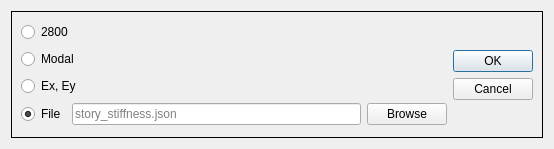
<?xml version="1.0" encoding="UTF-8"?>
<ui version="4.0">
 <class>show_stiffness</class>
 <widget class="QDialog" name="show_stiffness">
  <property name="geometry">
   <rect>
    <x>0</x>
    <y>0</y>
    <width>554</width>
    <height>149</height>
   </rect>
  </property>
  <property name="sizePolicy">
   <sizepolicy hsizetype="Fixed" vsizetype="Fixed">
    <horstretch>0</horstretch>
    <verstretch>0</verstretch>
   </sizepolicy>
  </property>
  <property name="font">
   <font>
    <family>Arial</family>
    <pointsize>9</pointsize>
    <weight>50</weight>
    <bold>false</bold>
   </font>
  </property>
  <property name="windowTitle">
   <string>Choose Calculating Story Stiffness Ways</string>
  </property>
  <layout class="QHBoxLayout" name="horizontalLayout">
   <item>
    <layout class="QVBoxLayout" name="verticalLayout_2">
     <item>
      <widget class="QFrame" name="frame">
       <property name="frameShape">
        <enum>QFrame::Box</enum>
       </property>
       <property name="frameShadow">
        <enum>QFrame::Plain</enum>
       </property>
       <layout class="QHBoxLayout" name="horizontalLayout_3">
        <item>
         <layout class="QVBoxLayout" name="verticalLayout">
          <item>
           <widget class="QRadioButton" name="radio_button_2800">
            <property name="text">
             <string>2800</string>
            </property>
            <property name="checked">
             <bool>false</bool>
            </property>
           </widget>
          </item>
          <item>
           <widget class="QRadioButton" name="radio_button_modal">
            <property name="text">
             <string>Modal</string>
            </property>
           </widget>
          </item>
          <item>
           <widget class="QRadioButton" name="radio_button_earthquake">
            <property name="text">
             <string>Ex, Ey</string>
            </property>
           </widget>
          </item>
          <item>
           <layout class="QHBoxLayout" name="horizontalLayout_2">
            <item>
             <widget class="QRadioButton" name="radio_button_file">
              <property name="text">
               <string>File</string>
              </property>
              <property name="checked">
               <bool>true</bool>
              </property>
             </widget>
            </item>
            <item>
             <widget class="QLineEdit" name="json_line_edit">
              <property name="enabled">
               <bool>true</bool>
              </property>
              <property name="inputMask">
               <string/>
              </property>
              <property name="readOnly">
               <bool>false</bool>
              </property>
              <property name="placeholderText">
               <string>story_stiffness.json</string>
              </property>
             </widget>
            </item>
            <item>
             <widget class="QPushButton" name="browse_push_button">
              <property name="enabled">
               <bool>true</bool>
              </property>
              <property name="text">
               <string>Browse</string>
              </property>
             </widget>
            </item>
           </layout>
          </item>
         </layout>
        </item>
        <item>
         <widget class="QDialogButtonBox" name="buttonBox">
          <property name="autoFillBackground">
           <bool>false</bool>
          </property>
          <property name="orientation">
           <enum>Qt::Vertical</enum>
          </property>
          <property name="standardButtons">
           <set>QDialogButtonBox::Cancel|QDialogButtonBox::Ok</set>
          </property>
          <property name="centerButtons">
           <bool>true</bool>
          </property>
         </widget>
        </item>
       </layout>
      </widget>
     </item>
    </layout>
   </item>
  </layout>
 </widget>
 <resources>
  <include location="../resource.qrc"/>
 </resources>
 <connections>
  <connection>
   <sender>buttonBox</sender>
   <signal>accepted()</signal>
   <receiver>show_stiffness</receiver>
   <slot>accept()</slot>
   <hints>
    <hint type="sourcelabel">
     <x>388</x>
     <y>775</y>
    </hint>
    <hint type="destinationlabel">
     <x>286</x>
     <y>811</y>
    </hint>
   </hints>
  </connection>
  <connection>
   <sender>buttonBox</sender>
   <signal>rejected()</signal>
   <receiver>show_stiffness</receiver>
   <slot>reject()</slot>
   <hints>
    <hint type="sourcelabel">
     <x>485</x>
     <y>772</y>
    </hint>
    <hint type="destinationlabel">
     <x>624</x>
     <y>807</y>
    </hint>
   </hints>
  </connection>
 </connections>
</ui>
